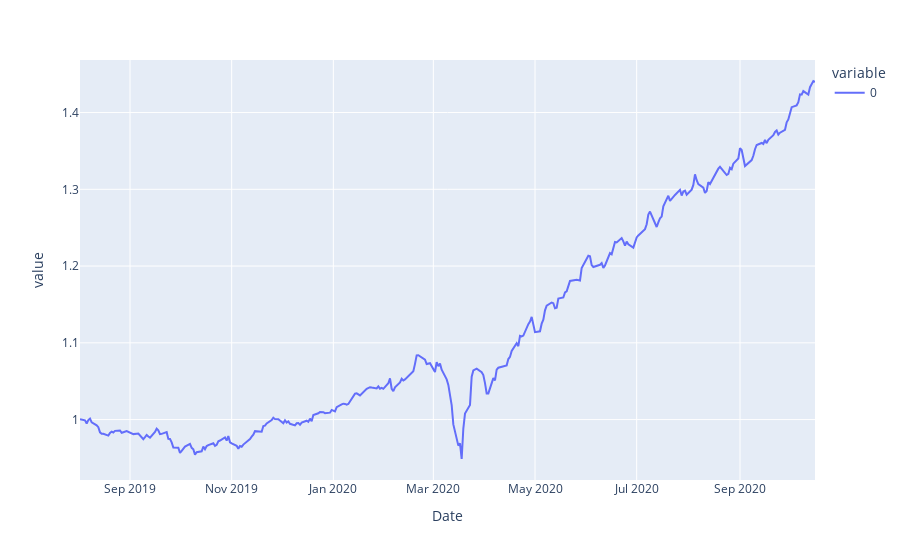

Notebook source saved alongside this figure:
### Code cell
portfolio_performance = ((ticker_and_weights.to_dict()["weight"]*stocks).sum(axis=1))
(portfolio_performance+1).cumprod().plot()

### Figure 1 — Plotly figure (JSON) as saved in the notebook; plotly's stock layout.template omitted (floating-point values rounded to 4 significant figures; data arrays with more than 128 entries replaced by an {"elided": "..."} marker saying what was removed)
{"data": [{"hovertemplate": "variable=0<br>Date=%{x}<br>value=%{y}<extra></extra>", "legendgroup": "0", "line": {"color": "#636efa", "dash": "solid"}, "mode": "lines", "name": "0", "orientation": "v", "showlegend": true, "type": "scatter", "x": {"elided": "306 str values"}, "xaxis": "x", "y": {"elided": "306 float values"}, "yaxis": "y"}], "layout": {"legend": {"title": {"text": "variable"}, "tracegroupgap": 0}, "margin": {"t": 60}, "xaxis": {"anchor": "y", "domain": [0, 1], "title": {"text": "Date"}}, "yaxis": {"anchor": "x", "domain": [0, 1], "title": {"text": "value"}}}}
